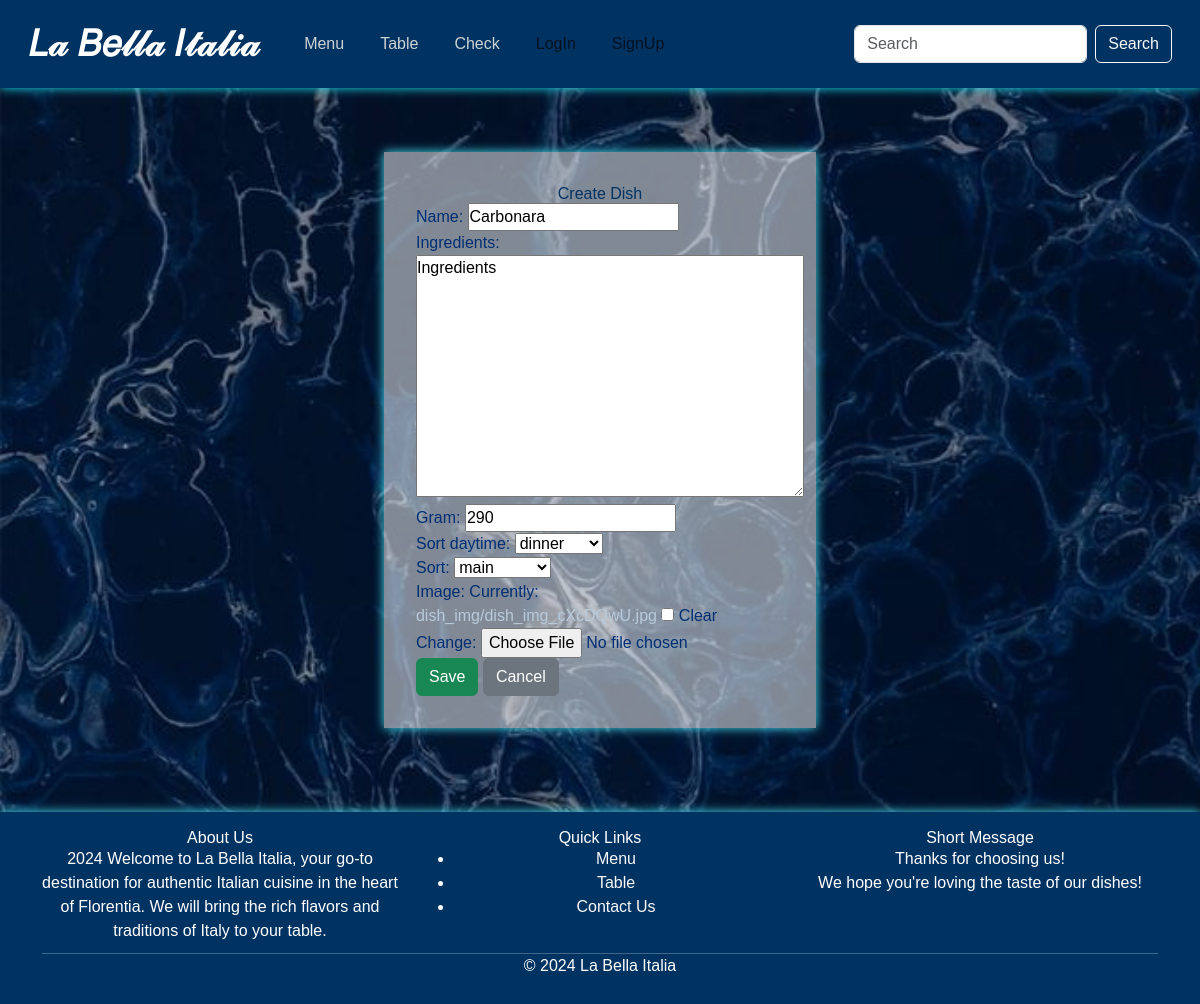
/dishes/1/update/, run on the app's committed database.
### project/models.py (models this page shows)
class Dish(models.Model):
    SORTDT = [
        ("Breakfast", "breakfast"),
        ("Lunch", "lunch"),
        ("Dinner", "dinner")
    ]
    SORT = [
        ("Appetizers", "appetizers"),
        ("Main Courses", "main"),
        ("Side Dishes", "side"),
        ("Desserts", "desserts"),
        ("Beverages", "beverages"),
        ("Soups", "soups"),
        ("Salads", "salads")
    ]
    name = models.CharField(max_length=255)
    ingredients = models.TextField()
    gram = models.CharField(max_length=255)
    sort_daytime = models.CharField(max_length=15, choices=SORTDT, blank=True, null=True)
    sort = models.CharField(max_length=50, choices=SORT)
    image = models.ImageField( upload_to='dish_img/', blank = True, null = True)

### project/views.py (the view)
# urls.py: path('dishes/<int:pk>/update/', DishUpdateView.as_view(), name='dish-update'),
class DishUpdateView(UpdateView):
    model = Dish
    form_class = DishForm
    template_name = 'dish/dish_form.html'
    success_url = reverse_lazy('dish-list')

### project/forms.py
class DishForm(forms.ModelForm):
    class Meta:
        model = Dish
        fields = ['name', 'ingredients', 'gram', 'sort_daytime', 'sort', 'image']

### templates/dish/dish_form.html (shortened to what this page needs)
{% extends "base.html" %}
{% load static %}
{% block content %}
<main class="main-content">
    <section>
        <h1 class="text-center">Create Dish</h1>
        <form method="post" enctype="multipart/form-data">
            {% for field in form %}
                <div class="form-group">
                    {{ field.label_tag }}
                    {{ field }}
                </div>
            {% endfor %}
            <form method="post" action="{% url 'dish-list' %}" >
                <button type="submit" class="btn btn-success">Save</button>
                <a href="{% url 'dish-list' %}" class="btn btn-secondary">Cancel</a>
            </form>
        </form>
    </section>
</main>
{% endblock %}

### data on the page
Dish: form "Carbonara" "Ingredients" "290" "dinner" "main"

### other printed values
{{ field.label_tag }} "Name:" "Ingredients:" "Gram:" "Sort daytime:" "Sort:" "Image:"
